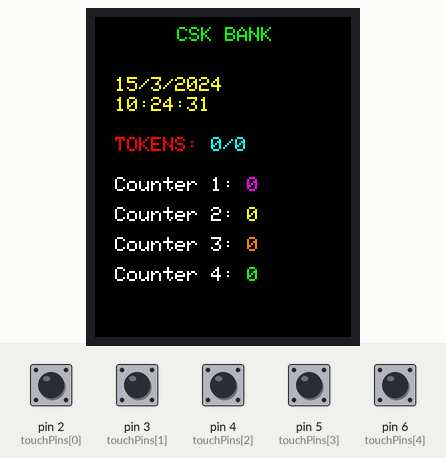
Simulated run of this sketch. Board: Arduino Uno, built with avr-gcc and run on an emulated ATmega328P. Parts: 128×160 colour display. Inputs (shaded band) come from the test bench; at power-on: pin 2 (touchPins[0]), pin 3 (touchPins[1]), pin 4 (touchPins[2]), pin 5 (touchPins[3]), pin 6 (touchPins[4]) LOW. The local clock reads 2024-03-15 10:24:30 at power-on unless the sketch sets it; what the sketch prints to the serial monitor is not drawn.

Above: at 1.3 s.
1.4 s: pin 6 (touchPins[4]) pulled HIGH for 0.15 s
At 2.6 s:
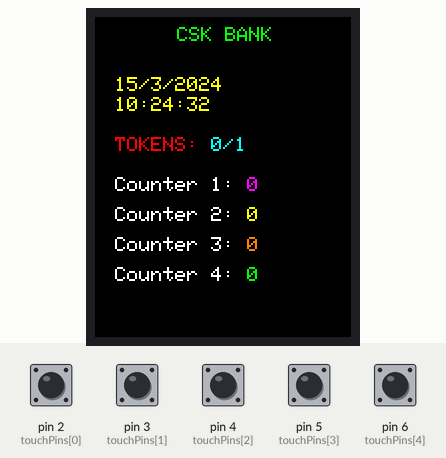
3.6 s: pin 2 (touchPins[0]) pulled HIGH for 0.15 s
At 5.1 s:
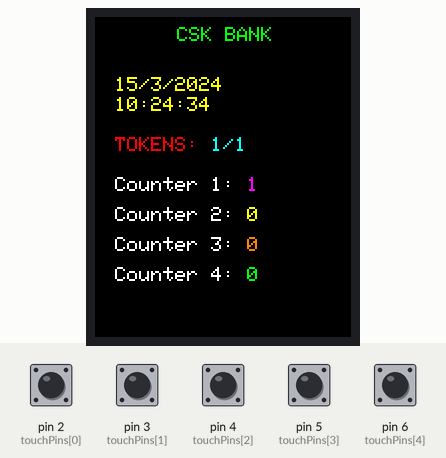
5.8 s: pin 6 (touchPins[4]) pulled HIGH for 1 s
At 7.6 s:
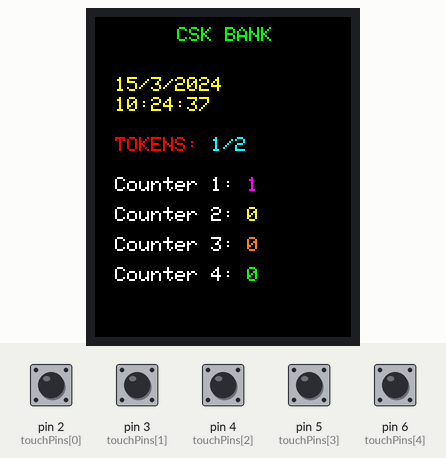
8.3 s: pin 3 (touchPins[1]) pulled HIGH for 0.15 s
At 9.8 s:
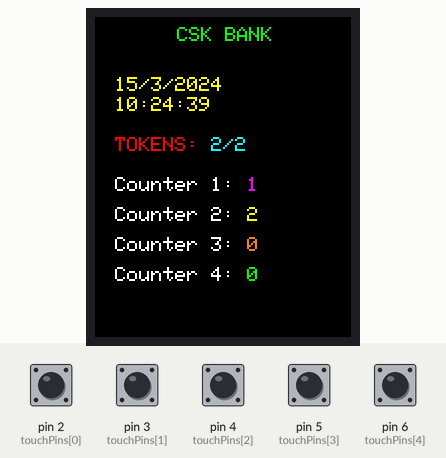
Timing chart, 0 to 11.3 s (numbered marks = the images above; inputs shaded):
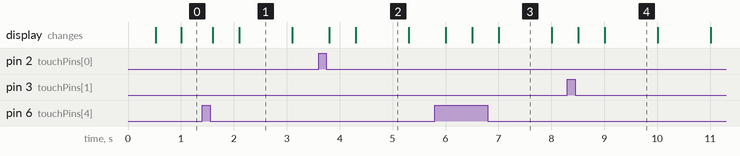

Measured:
- what the display in image 2 shows lasts 1.0 s, from 4.3 s to 5.3 s

The sketch:

Counter.ino
```cpp
#include <Wire.h>
#include <RTClib.h>
#include <SPI.h>
#include <Adafruit_GFX.h>
#include <Adafruit_ST7735.h>

// ===== HARDWARE SETUP =====
const int touchPins[] = {2, 3, 4, 5, 6}; // Sensors 1-5
#define TFT_CS   10
#define TFT_RST  8
#define TFT_DC   9

// ===== VARIABLES =====
int token = 0;
int currentToken = 0;
int counters[] = {0, 0, 0, 0};
bool sensorActive[] = {false, false, false, false, false};
String lastTimeStr = "";
String lastDateStr = "";
String lastTokenStr = "";
String lastCounterStrs[4] = {"", "", "", ""};

// ===== DISPLAY & RTC =====
RTC_DS3231 rtc;
Adafruit_ST7735 tft = Adafruit_ST7735(TFT_CS, TFT_DC, TFT_RST);

// Updated color scheme
const uint16_t COUNTER_COLORS[] = {
  ST7735_MAGENTA,    // Counter 1 value
  ST7735_YELLOW,     // Counter 2 value
  ST7735_ORANGE,     // Counter 3 value
  ST7735_GREEN       // Counter 4 value
};

void setup() {
  Serial.begin(9600);
  Wire.begin();

  for (int i = 0; i < 5; i++) {
    pinMode(touchPins[i], INPUT);
  }

  tft.initR(INITR_BLACKTAB);
  tft.fillScreen(ST7735_BLACK);
  tft.setTextSize(1);

  if (!rtc.begin()) {
    Serial.println("RTC ERROR");
    while (1);
  }
  if (rtc.lostPower()) {
    rtc.adjust(DateTime(F(__DATE__), F(__TIME__)));
  }

  // Draw static elements once
  tft.setTextSize(1);
  tft.setTextColor(ST7735_GREEN);
  tft.setCursor(35, 5);
  tft.println(" CSK BANK");
}

void loop() {
  DateTime now = rtc.now();
  static unsigned long lastDisplayUpdate = 0;

  // Touch sensor logic
  for (int i = 0; i < 5; i++) {
    bool isTouched = digitalRead(touchPins[i]);

    if (isTouched && !sensorActive[i]) {
      sensorActive[i] = true;

      if (i == 4) {
        token++;
        Serial.println("TOKEN +1");
      }
      else if (token > currentToken) {
        currentToken++;
        counters[i] = currentToken;
        Serial.print("COUNTER ");
        Serial.print(i + 1);
        Serial.println(" +1");
      }
      delay(200);
    }
    else if (!isTouched && sensorActive[i]) {
      sensorActive[i] = false;
    }
  }

  // Display update - only when needed
  if (millis() - lastDisplayUpdate >= 500) {
    lastDisplayUpdate = millis();

    String timeStr = String(now.hour()) + ":" + String(now.minute()) + ":" + String(now.second());
    String dateStr = String(now.day()) + "/" + String(now.month()) + "/" + String(now.year());
    String tokenStr = String(currentToken) + "/" + String(token);

    // Only update changed elements
    if (timeStr != lastTimeStr || dateStr != lastDateStr) {
      tft.setTextColor(ST7735_YELLOW);
      tft.setCursor(10, 30);
      tft.fillRect(10, 30, tft.width()-10, 20, ST7735_BLACK); // Clear only time/date area
      tft.print(dateStr);
      tft.setCursor(10, 40);
      tft.print(timeStr);
      lastTimeStr = timeStr;
      lastDateStr = dateStr;
    }

    if (tokenStr != lastTokenStr) {
      tft.setTextColor(ST7735_RED);
      tft.setCursor(10, 60);
      tft.fillRect(10, 60, tft.width()-10, 10, ST7735_BLACK); // Clear only token area
      tft.print("TOKENS: ");
      tft.setTextColor(ST7735_CYAN);
      tft.print(tokenStr);
      lastTokenStr = tokenStr;
    }

    // Update counters only if changed
    for (int i = 0; i < 4; i++) {
      String currentCounterStr = String(counters[i]);
      if (currentCounterStr != lastCounterStrs[i]) {
        tft.setCursor(10, 80 + i * 15);
        tft.fillRect(10, 80 + i * 15, tft.width()-10, 10, ST7735_BLACK); // Clear only this counter line
        tft.setTextColor(ST7735_WHITE);
        tft.print("Counter ");
        tft.print(i + 1);
        tft.print(": ");
        tft.setTextColor(COUNTER_COLORS[i]);
        tft.print(currentCounterStr);
        lastCounterStrs[i] = currentCounterStr;
      }
    }
  }
}
```
